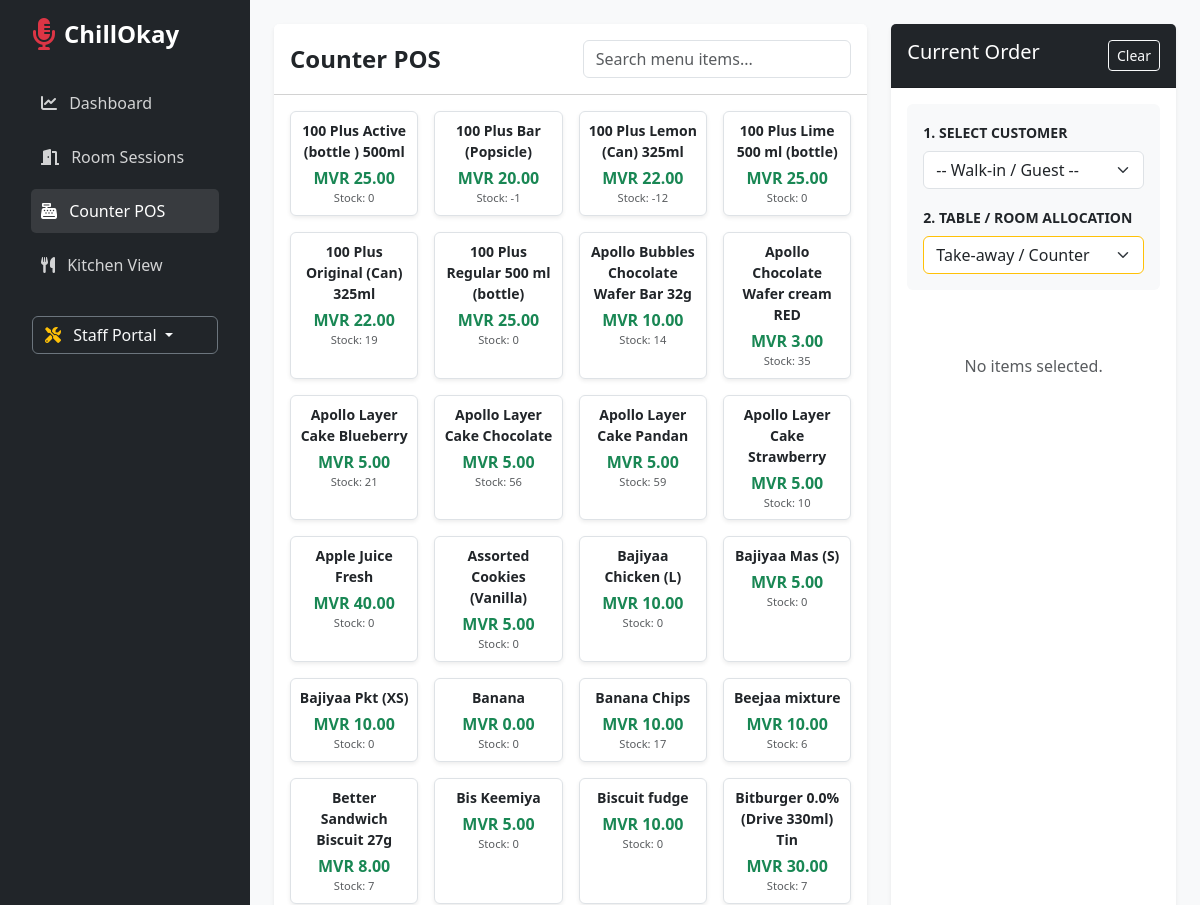
Page /pos/ (signed in, upper part) on the earlier database version.
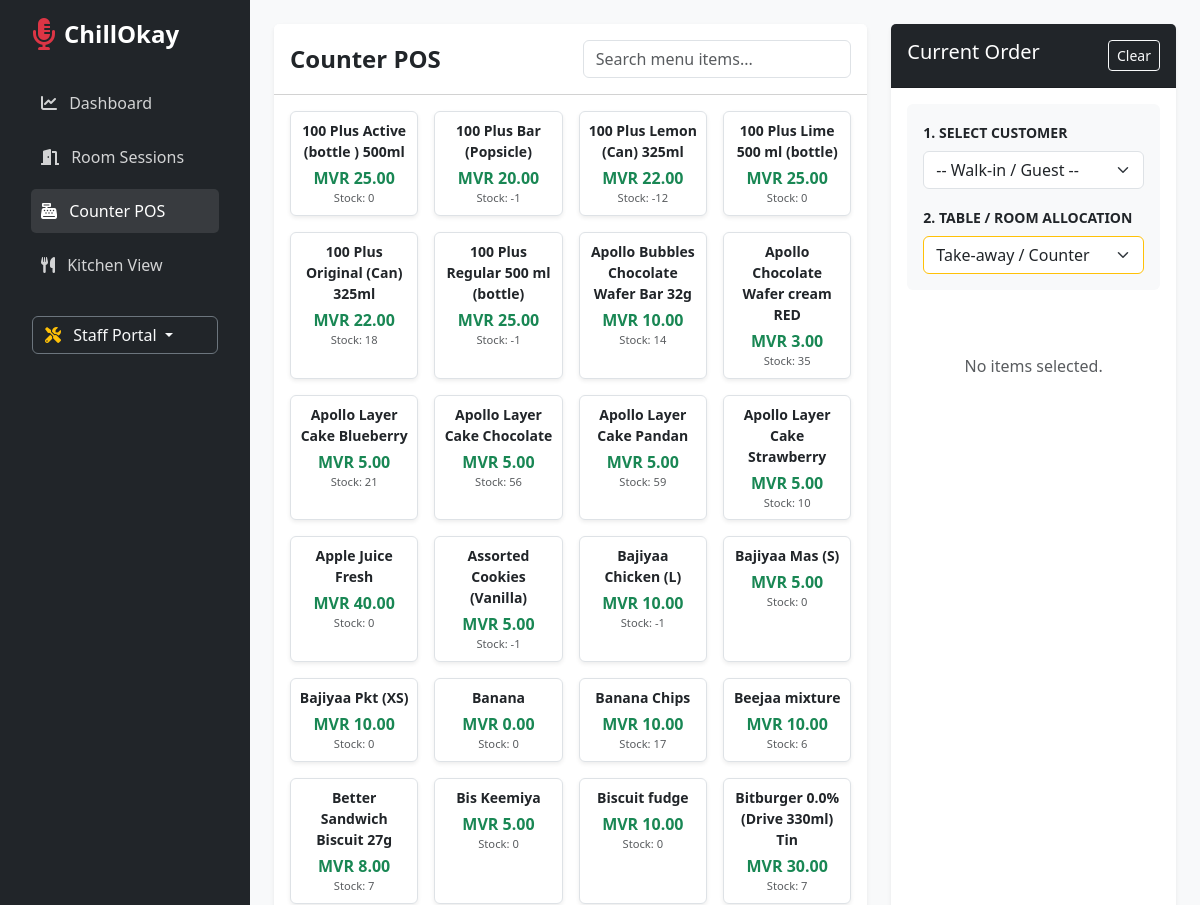
Same page on the later database version.
### core/models.py (models this page shows, shortened)
class Product(models.Model):
    outlet = models.ForeignKey(Outlet, on_delete=models.CASCADE, related_name='products', null=True)
    name = models.CharField(max_length=200)
    sku = models.CharField(max_length=50, null=True, blank=True)
    category = models.CharField(max_length=100, blank=True, null=True)
    cost_price = models.DecimalField(max_digits=10, decimal_places=2, default=0.00)
    selling_price = models.DecimalField(max_digits=10, decimal_places=2)
    current_stock_level = models.IntegerField(default=0)
    is_favorite = models.BooleanField(default=False)
    image = models.ImageField(upload_to='products/', blank=True, null=True)

### core/views.py (the view)
# urls.py: path('pos/', views.record_sale, name='record_sale'),
@login_required
def record_sale(request):
    outlet = get_user_outlet(request.user)
    products = Product.objects.filter(outlet=outlet).order_by('name')
    customers = Customer.objects.filter(outlet=outlet).order_by('name')
    categories = Product.objects.filter(outlet=outlet).values_list('category', flat=True).distinct().order_by('category')
    categories = [c for c in categories if c] # Remove empty categories
    favorites = products.filter(is_favorite=True)
    return render(request, 'core/pos.html', {
        'products': products,
        'customers': customers,
        'categories': categories,
        'favorites': favorites,
        'outlet': outlet
    })

### core/views.py (called while the page is built)
def get_user_outlet(user):
    try:
        return user.employee.outlet
    except:
        return Outlet.objects.first()

### core/templates/core/pos.html (shortened to what this page needs)
{% extends 'base.html' %}
{% block content %}
<div class="container-fluid p-4">
    <div class="row">
        <div class="col-md-8">
            <div class="card shadow-sm border-0 mb-4">
                <div class="card-header bg-white py-3">
                    <div class="row align-items-center">
                        <div class="col-md-6">
                            <h4 class="mb-0 fw-bold">Counter POS</h4>
                        </div>
                        <div class="col-md-6">
                            <input type="text" id="productSearch" class="form-control" placeholder="Search menu items...">
                        </div>
                    </div>
                </div>
                <div class="card-body" style="height: 75vh; overflow-y: auto;">
                    <div class="row g-3" id="productGrid">
                        {% for product in products %}
                        <div class="col-md-3 product-card" data-name="{{ product.name|lower }}">
                            <div class="card h-100 border text-center p-2 shadow-sm"
                                 onclick="addToCart('{{ product.id }}', '{{ product.name }}', '{{ product.selling_price }}')"
                                 style="cursor: pointer;">
                                <div class="fw-bold mb-1 small">{{ product.name }}</div>
                                <div class="text-success fw-bold">MVR {{ product.selling_price }}</div>
                                <div class="text-muted" style="font-size: 0.7rem;">Stock: {{ product.current_stock_level }}</div>
                            </div>
                        </div>
                        {% endfor %}
                    </div>
                </div>
            </div>
        </div>
        <div class="col-md-4">
            <div class="card shadow-sm border-0 h-100">
                <div class="card-header bg-dark text-white py-3 d-flex justify-content-between">
                    <h5 class="mb-0">Current Order</h5>
                    <button class="btn btn-sm btn-outline-light" onclick="clearCart()">Clear</button>
                </div>
                <div class="card-body d-flex flex-column">
                    <div class="bg-light p-3 rounded mb-3">
                        <div class="mb-3">
                            <label class="form-label small fw-bold text-uppercase">1. Select Customer</label>
                            <select id="customerSelect" class="form-select">
                                <option value="">-- Walk-in / Guest --</option>
                            </select>
                        </div>
                        <div class="mb-0">
                            <label class="form-label small fw-bold text-uppercase">2. Table / Room Allocation</label>
                            <select id="tableSelect" class="form-select border-warning">
                                <option value="Counter">Take-away / Counter</option>
                            </select>
                        </div>
                    </div>
                    <div id="cartItems" class="flex-grow-1 overflow-auto mb-3" style="max-height: 35vh;">
                        <p class="text-center text-muted py-5">No items selected.</p>
                    </div>
                </div>
            </div>
        </div>
    </div>
</div>
{% endblock %}

Differences in the rows shown:
changed Product "100 Plus Original (Can) 325ml": current_stock_level "19" → "18"
changed Product "100 Plus Regular 500 ml (bottle)": current_stock_level "0" → "-1"
changed Product "Assorted Cookies (Vanilla)": current_stock_level "0" → "-1"
changed Product "Bajiyaa Chicken (L)": current_stock_level "0" → "-1"
